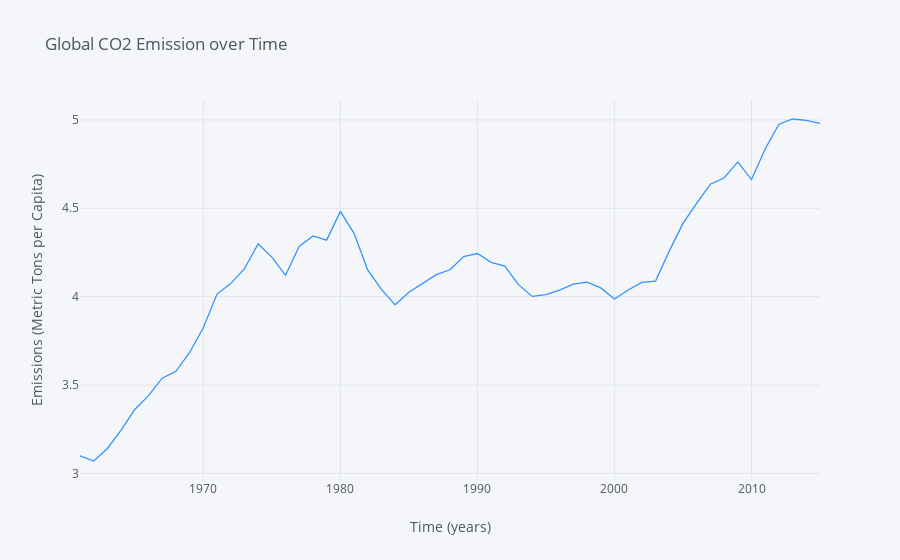

Notebook source saved alongside this figure:
### Code cell
emission.iplot(kind='line', xTitle='Time (years)', color='#3393FF',
                  yTitle='Emissions (Metric Tons per Capita)', title='Global CO2 Emission over Time')

### Figure 1 — Plotly figure (JSON) as saved in the notebook; plotly's stock layout.template omitted (floating-point values rounded to 4 significant figures)
{"data": [{"line": {"color": "rgba(51, 147, 255, 1.0)", "dash": "solid", "shape": "linear", "width": 1.3}, "mode": "lines", "name": "Global CO2 Emissions per Capita", "text": "", "type": "scatter", "x": ["1960-12-31", "1961-12-31", "1962-12-31", "1963-12-31", "1964-12-31", "1965-12-31", "1966-12-31", "1967-12-31", "1968-12-31", "1969-12-31", "1970-12-31", "1971-12-31", "1972-12-31", "1973-12-31", "1974-12-31", "1975-12-31", "1976-12-31", "1977-12-31", "1978-12-31", "1979-12-31", "1980-12-31", "1981-12-31", "1982-12-31", "1983-12-31", "1984-12-31", "1985-12-31", "1986-12-31", "1987-12-31", "1988-12-31", "1989-12-31", "1990-12-31", "1991-12-31", "1992-12-31", "1993-12-31", "1994-12-31", "1995-12-31", "1996-12-31", "1997-12-31", "1998-12-31", "1999-12-31", "2000-12-31", "2001-12-31", "2002-12-31", "2003-12-31", "2004-12-31", "2005-12-31", "2006-12-31", "2007-12-31", "2008-12-31", "2009-12-31", "2010-12-31", "2011-12-31", "2012-12-31", "2013-12-31", "2014-12-31"], "y": [3.099, 3.07, 3.141, 3.245, 3.361, 3.44, 3.539, 3.578, 3.684, 3.824, 4.015, 4.074, 4.158, 4.299, 4.224, 4.121, 4.285, 4.343, 4.32, 4.482, 4.358, 4.15, 4.041, 3.954, 4.025, 4.074, 4.124, 4.152, 4.227, 4.244, 4.194, 4.173, 4.068, 4.002, 4.011, 4.036, 4.071, 4.082, 4.05, 3.986, 4.038, 4.081, 4.088, 4.258, 4.414, 4.528, 4.636, 4.671, 4.762, 4.662, 4.835, 4.975, 5.005, 4.998, 4.981]}], "layout": {"legend": {"bgcolor": "#F5F6F9", "font": {"color": "#4D5663"}}, "paper_bgcolor": "#F5F6F9", "plot_bgcolor": "#F5F6F9", "title": {"font": {"color": "#4D5663"}, "text": "Global CO2 Emission over Time"}, "xaxis": {"gridcolor": "#E1E5ED", "showgrid": true, "tickfont": {"color": "#4D5663"}, "title": {"font": {"color": "#4D5663"}, "text": "Time (years)"}, "zerolinecolor": "#E1E5ED"}, "yaxis": {"gridcolor": "#E1E5ED", "showgrid": true, "tickfont": {"color": "#4D5663"}, "title": {"font": {"color": "#4D5663"}, "text": "Emissions (Metric Tons per Capita)"}, "zerolinecolor": "#E1E5ED"}}}
